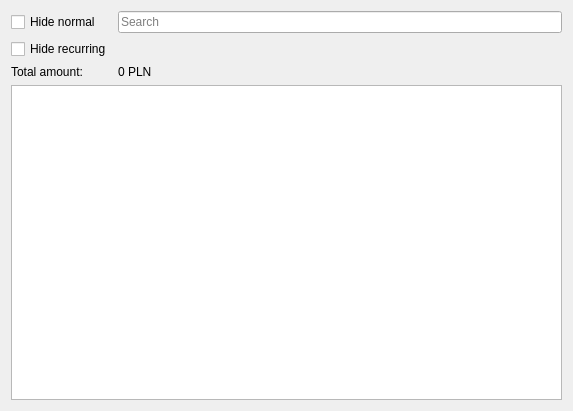
<?xml version="1.0" encoding="UTF-8"?>
<ui version="4.0">
 <class>BillsListWidget</class>
 <widget class="QWidget" name="BillsListWidget">
  <property name="geometry">
   <rect>
    <x>0</x>
    <y>0</y>
    <width>573</width>
    <height>411</height>
   </rect>
  </property>
  <property name="windowTitle">
   <string>Form</string>
  </property>
  <layout class="QVBoxLayout" name="verticalLayout">
   <item>
    <layout class="QGridLayout" name="gridLayout">
     <item row="0" column="0">
      <widget class="QCheckBox" name="hideNormalCheckBox">
       <property name="text">
        <string>Hide normal</string>
       </property>
      </widget>
     </item>
     <item row="1" column="0">
      <widget class="QCheckBox" name="hideRecurringCheckBox">
       <property name="text">
        <string>Hide recurring</string>
       </property>
      </widget>
     </item>
     <item row="2" column="0">
      <widget class="QLabel" name="totalLabel">
       <property name="text">
        <string>Total amount:</string>
       </property>
      </widget>
     </item>
     <item row="2" column="1">
      <widget class="QLabel" name="amountPlnLabel">
       <property name="text">
        <string>0 PLN</string>
       </property>
      </widget>
     </item>
     <item row="0" column="1">
      <widget class="QLineEdit" name="searchLineEdit">
       <property name="placeholderText">
        <string>Search</string>
       </property>
      </widget>
     </item>
    </layout>
   </item>
   <item>
    <widget class="QTableView" name="billsTableView"/>
   </item>
  </layout>
 </widget>
 <resources/>
 <connections/>
</ui>
